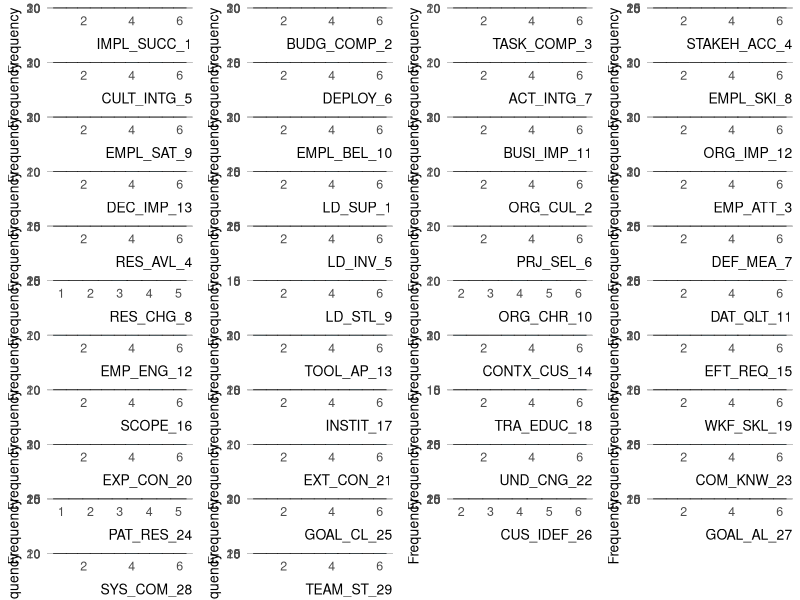

Write the R code that produced this figure.
## ---- chunk 1
knitr::opts_chunk$set(echo = TRUE)
## ---- chunk 2
library(tidyverse)
library(psych)# use perform EFA
library(purrr)
library(ggplot2)
library(gridExtra)# to arrnge plot per row and col
## ---- chunk 3
plotTheme <- function() {
  theme(
    plot.title = element_text(size = 14, family = "sans", face = "plain", hjust = 0),
    plot.subtitle=element_text(size = 11, family = "sans", hjust = 0),
    plot.caption=element_text(size = 10, family = "sans", face = "italic", hjust = 0), 
    axis.title.x = element_text(size = 10, family = "sans", face = "plain", hjust = 1, vjust = -0.5),
    axis.title.y = element_text(size = 10, family = "sans", face = "plain", hjust = 1, vjust = 1),
    axis.text = element_text(size = 9, family = "sans", face = "plain"),
    panel.background = element_blank(),
    panel.grid.minor = element_line(colour = "gray"),
    panel.grid.major = element_line(colour = "gray"),
    axis.ticks = element_blank(),
    legend.title = element_text(size = 10, family = "sans"),
    legend.text = element_text(size = 9, family = "sans"),
    axis.line = element_blank()
  )
}

## ---- chunk 4
data <- read.csv("mean_data.csv")

# Remove Response.ID and col X from the data 
data <- data |> 
  select(c(-Response.ID, -X))

# Convert all integer columns to numeric
data <- data |> 
  mutate_if(is.integer, as.numeric)
str(data)
dim(data)
## ---- chunk 5
describe(data)
## ---- chunk 6
# Function to plot a histogram for a variable
plot_histogram <- function(var) {
  ggplot(data, aes_string(var)) +
    geom_histogram(binwidth = 0.5, color = "black", fill = "lightblue") +
    labs(x = var, y = "Frequency") +
    theme_minimal() +
    plotTheme()
}

# Get the names of the variables
vars <- names(data)

# Plot a histogram for each variable
plots <- lapply(vars, plot_histogram)

# Print the plots
grid.arrange(grobs = plots, ncol = 4)
## ---- chunk 7
# this is to impor
